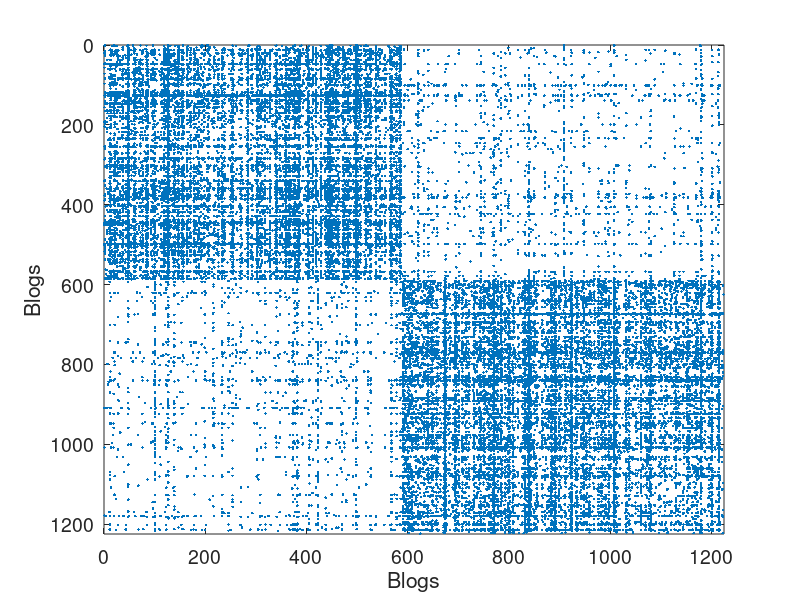
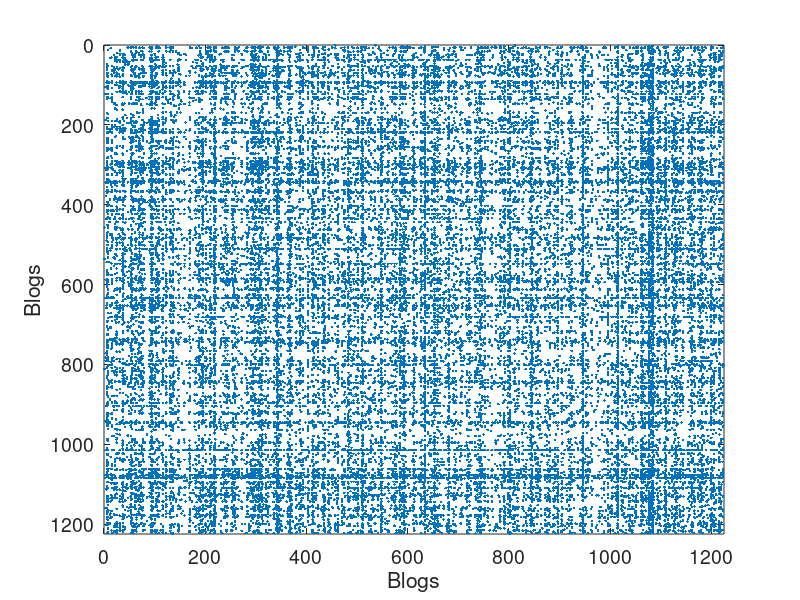

Write MATLAB code to recreate these figures, in order. (Note: this script raises an error after producing the figures.)
%% Sparse Networks with Overlapping Communities (SNetOC) package: demo_polblogs
%
% This Matlab script performs posterior inference on a network of political
% blogs to find latent overlapping communities, using a Bayesian
% nonparametric approach.
%
% For downloading the package and information on installation, visit the
% <https://github.com/OxCSML-BayesNP/SNetOC SNetOC webpage>.
% 
% Reference: 
%
% * A. Todeschini, X. Miscouridou and F. Caron (2017) <https://arxiv.org/abs/1602.02114 Exchangeable Random Measures for Sparse and Modular Graphs with Overlapping Communities>. arXiv:1602.02114.
%
% Authors: 
%
% * <http://adrien.tspace.fr/ A. Todeschini>, Inria
% * <http://csml.stats.ox.ac.uk/people/miscouridou/ X. Miscouridou>, University of Oxford
% * <http://www.stats.ox.ac.uk/~caron/ F. Caron>, University of Oxford
% 
% Tested on Matlab R2017a. Requires the Statistics toolbox.
%
% Last Modified: 01/2020
%%

%% General settings
%

clear
close all
tstart = clock; % Starting time

istest = true; % enable testing mode: quick run with smaller nb of iterations

%%
% In test mode, a smaller number of iterations is run. Although the sampler
% clearly has not converged yet, the method already recovers well the ground truth
% communities. To reproduce the results of the paper, set this value to
% false. 

root = '.';
if istest
    outpath = fullfile(root, 'results', 'demo_polblogs', 'test');
else
    outpath = fullfile(root, 'results', 'demo_polblogs', date);
end

if ~isdir(outpath)
    mkdir(outpath);
end

% Add path
addpath ./GGP/ ./CGGP/ ./utils/

set(0, 'DefaultAxesFontSize', 14)

% Set the seed
rng default

%% Load network of political blogs
% Data can be downloaded from
% <https://www.cise.ufl.edu/research/sparse/mat/Newman/polblogs.mat here>.

load ./data/polblogs/polblogs.mat

titlenetwork = 'Political blogosphere Feb. 2005';
name = 'polblogs';
labels = {'Blogs', 'Blogs'};
groupfield = 'name'; % meta field displayed for group plot

% Transform the graph to obtain a simple graph
G = Problem.A | Problem.A'; % make undirected graph
G = logical(G-diag(diag(G))); % remove self edges (#3)

% Collect metadata
clear meta
meta.name = cellstr(Problem.aux.nodename);
meta.source = cellstr(Problem.aux.nodesource);
meta.isright = logical(Problem.aux.nodevalue);
meta.degree = num2cell(full(sum(G,2)));
meta.groups = zeros(size(meta.isright));
meta.groups(~meta.isright) = 1;
meta.groups(meta.isright) = 2;
color_groups = [0 0 .8; .8 0 0];
label_groups = {'Left', 'Right'};
fn = fieldnames(meta);

% Remove nodes with no edge (#266)
ind = any(G);
G = G(ind, ind);
for i=1:length(fn)
    meta.(fn{i}) = meta.(fn{i})(ind);
end

% Plot adjacency matrix (sorted)
figure('name', 'Adjacency matrix (sorted by ground truth political leaning)');
spy(G);
xlabel(labels{2})
ylabel(labels{1})

%%

% Shuffle nodes: irrelevant due to exchangeability, just to check we do not cheat!
ind = randperm(size(G,1));
G = G(ind, ind);
for i=1:length(fn)
    meta.(fn{i}) = meta.(fn{i})(ind);
end

% Plot adjacency matrix (unsorted)
figure('name', 'Adjacency matrix (unsorted)');
spy(G);
xlabel(labels{2})
ylabel(labels{1})

%%

% Plot degree distribution
figure('name', 'Empirical degree distribution');
hdeg = plot_degree(G);
set(hdeg, 'markersize', 10, 'marker', 'o','markeredgecolor', 'none', 'markerfacecolor', [1, .75, .75]);

%% Posterior Inference using Markov chain Monte Carlo and point estimation
% Users needs to start the parallel pool by using the command *parpool* to run multiple chains in parallel.

% Define the parameters of the prior
p = 2; % Number of commmunities
objprior =  graphmodel('CGGP', p); % CGGP graph model with p communities

% Define parameters of the MCMC sampler
nchains = 3;
if istest
    niterinit = 1000;
    niter = 10000;
    nsamples = 100;
    ndraws = 100; 
else
    niterinit = 10000;
    niter = 2e6;
    nsamples = 1000;
    ndraws = 500;
end   
nburn = floor(niter/2);
thin = ceil((niter-nburn)/nsamples); 
verbose = true;

% Create the graphMCMC object
objmcmc = graphmcmc(objprior, niter, 0, thin, nchains);

% Run initialisation
init = graphinit(objmcmc, G, niterinit);

%%

% Run MCMC sampler
objmcmc = graphmcmcsamples(objmcmc, G, verbose, init);

%%

% Print summary in text file
print_summary(['summary_' num2str(p) 'f.txt'], titlenetwork, G, niter, nburn, nchains, thin, p, outpath, tstart)

% Save workspace
save(fullfile(outpath, ['workspace_' num2str(p) 'f.mat']), '-v7.3')

%% 

% Log posterior approximation
[lp_nonlat, lp_lat, ll_nonlat, ll_lat] = logpost_approx(objmcmc, G);

%% 

% Compute identifiable parameters
for ch = 1:size(objmcmc.samples, 2)
    S = objmcmc.samples(1,ch);
    objmcmc.samples(1,ch).varsigma1 = -S.alpha .* S.tau.^S.sigma ./ S.sigma;
    a_sigma = S.Fparam.a.*S.sigma;
    objmcmc.samples(1,ch).varsigma2 = -a_sigma./S.Fparam.b2;
    objmcmc.samples(1,ch).varsigma3 = a_sigma.*(S.sigma-S.Fparam.a-1)./(S.Fparam.b2.^2);
end

    
%% discard burnin
objmcmc_noburn = objmcmc;
objmcmc_noburn.samples = discard(objmcmc.samples, floor(nburn/objmcmc.settings.thin));
objmcmc_noburn.settings.nburn = nburn;

%% Point estimation of the model parameters
[estimates, C_st] = graphest(objmcmc_noburn);

%% Plots 

prefix = sprintf('%s_%df_', name, p);
suffix = '';

%%

% Plot Log posterior approximation
iter = (1:size(lp_nonlat,1))*thin;
plot_logpost(lp_nonlat, iter, [], 'Log-posterior', outpath, prefix, '_nonlat');
plot_logpost(lp_lat, iter, [], 'Log-posterior', outpath, prefix, '_lat');

% Plot log-posterior autocorr
lp_nonlat_noburn = lp_nonlat(floor(nburn/niter*size(lp_nonlat, 1)):end, :);
lp_lat_noburn = lp_lat(floor(nburn/niter*size(lp_lat, 1)):end, :);
plot_autocorr_logpost(lp_nonlat_noburn, thin, 'Log-posterior', outpath, prefix, '_nonlat');
plot_autocorr_logpost(lp_lat_noburn, thin, 'Log-posterior', outpath, prefix, '_lat');

% Plot cost
if ~isempty(C_st)
    plot_cost(C_st, outpath, prefix, suffix);
end

%%

% Identify each feature to left/right wing using ground truth 
% (This step would normally require a human interpretation of the features)
[~, ind_features] = sort(median(estimates.w(meta.isright,:), 1)./median(estimates.w, 1));
featnames = {'Liberal', 'Conservative'};

% Print classification performance with ground truth
[~, nodefeat] = max(estimates.w, [],2); % Assign each node to the feature with highest weight
[confmat] = print_classif(fullfile(outpath, ['classif_' num2str(p) 'f.txt']), ...
    nodefeat, meta.groups, ind_features, label_groups);

%%

% Plot traces and histograms
variables = {'varsigma1', 'varsigma2', 'varsigma3', 'mean_w_rem'};
namesvar = {'$\varsigma_1$', '$\varsigma_2$', '$\varsigma_3$', '$\overline{w}_{\ast}$'};
plot_trace(objmcmc.samples, objmcmc.settings, variables, namesvar, [], outpath, prefix, suffix);
plot_hist(objmcmc_noburn.samples, variables, namesvar, [], ind_features, [], outpath, prefix, suffix);

%%

% Plot the graph by sorting the nodes by max feature to see block structure
plot_sortedgraph(G, nodefeat, nodefeat, ind_features, labels, outpath, prefix, suffix, {'png'});

%%

% Show the proportion in each features for a few nodes
if p==2
    color = color_groups;
elseif p==5
    color = [0 0 .5; .3 .3 1 ; 0.8 0.8 0.8 ; 1 .3 .3; .5 0 0];
end

if isfield(meta, 'groups')
    % Plots by groups right vs left
    plot_groups(estimates.w, meta.groups, meta.(groupfield), ind_features, label_groups, featnames, ...
        color_groups, outpath, prefix, suffix);
    
    y = sum(estimates.w,2);
    x = estimates.w(:,ind_features(2))./y;
    figure; hold on
    for i=1:numel(label_groups)
        ind = meta.groups==i;
        stem(x(ind), y(ind), 'o', 'markersize', 5, 'color', color(i,:))
    end
    xlabel('$w_{2}/\vert w \vert$', 'interpreter', 'latex', 'fontsize', 20)
    ylabel('$\vert w \vert$', 'interpreter', 'latex', 'fontsize', 20)
    text([0,.75], [-.5, -.5], featnames, 'fontsize', 16)
    legend(label_groups, 'fontsize', 16)
    legend boxoff
    axis tight
    xlim([0,1])
end

%%

% Plot normalized weights for a subset of blogs
prop_nodes = estimates.w(:,1)./sum(estimates.w, 2);
names = {'blogsforbush.com'
    'instapundit.com'
    'drudgereport.com'
    'tagorda.com'
    'danieldrezner.com/blog'
    'andrewsullivan.com'
    'iwantmycountryback.org'
    'democraticunderground.com'
    'wonkette.com'
    'washingtonmonthly.com'
    'dailykos.com'
    'atrios.blogspot.com'};
ind = zeros(size(names,1),1);
lab = cell(size(names,1), 1);
for i=1:size(names,1)
    ind(i) = find(strcmp(meta.name, names{i}) & strcmp(meta.name, names{i,1}));
    lab{i} = sprintf('%s (%s)', names{i}, label_groups{meta.groups(ind(i))}(1));
%     fprintf('%2d. (%.2f) #%d, %s\n', i, prop_nodes(ind(i)), meta.degree{ind(i)}, lab{i});
end
plot_nodesfeatures(estimates.w, ind, ind_features, lab, featnames, color, outpath, prefix, suffix);

%%

% Show blogs with highest weight in each feature
meta.wing = cell(meta.name);
meta.wing(meta.isright) = repmat({'R'}, sum(meta.isright), 1);
meta.wing(~meta.isright) = repmat({'L'}, sum(~meta.isright), 1);

fnames = {'degree', 'name', 'wing'};
formats = {'#%d,', '%s', '(%s).'}; % 
% Nodes with highest weight in each feature
fprintf('-----------------------------------\n')
fprintf('Nodes with highest weights in each feature\n')
fprintf('#edges, name of blog (Political leaning)\n')
fprintf('-----------------------------------\n')
print_features( [outpath 'features_' num2str(p) 'f.txt'], ...
    estimates.w, ind_features, [], meta, fnames, formats );
fprintf('-----------------------------------\n')

%%

% Correlation between the features
figure('name', 'Correlation between features');
imagesc(corr(estimates.w(:,ind_features)));
colormap('gray')
caxis([0,1])
colorbar
xlabel('Feature')
ylabel('Feature')
title('Correlation between features')

%%

% Plot posterior predictive of degree distribution
plot_degreepostpred(G, objmcmc_noburn, ndraws, 1e-6, outpath, prefix, suffix);
